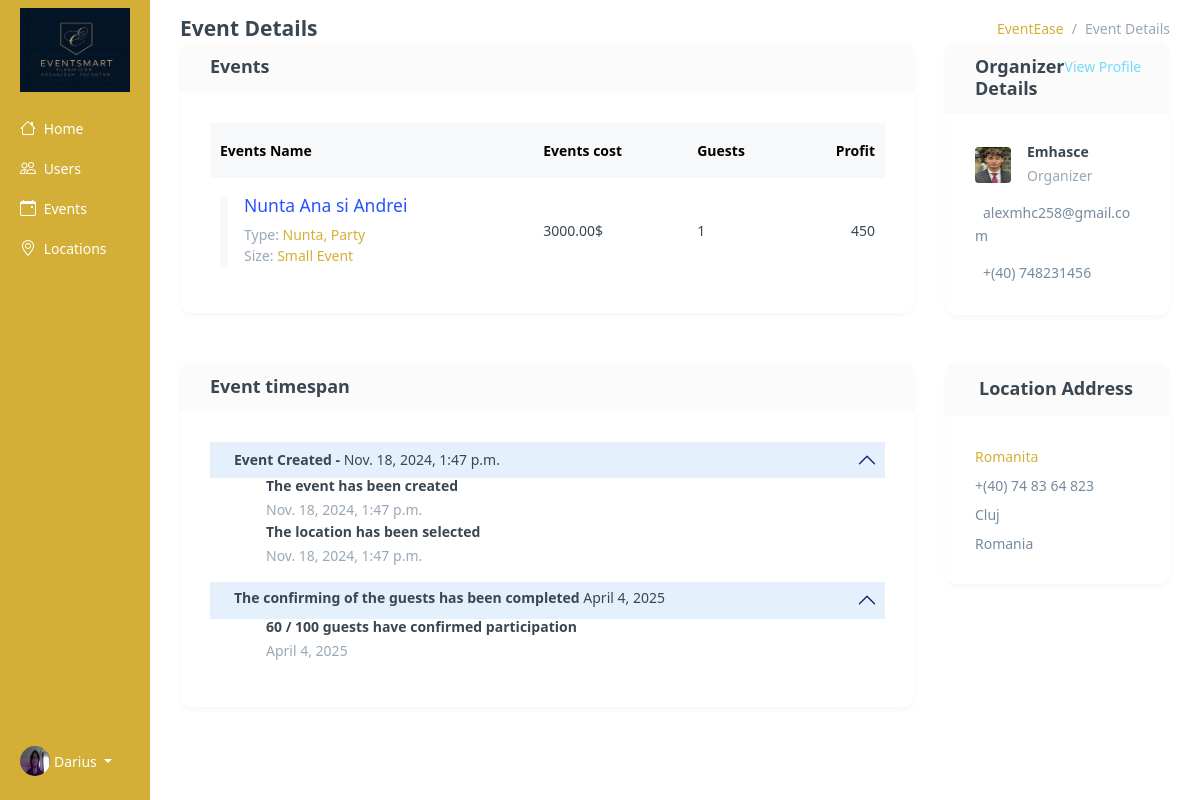
Before: /admin-view-event/Nunta Ana si Andrei/ (signed in) with the older database file.
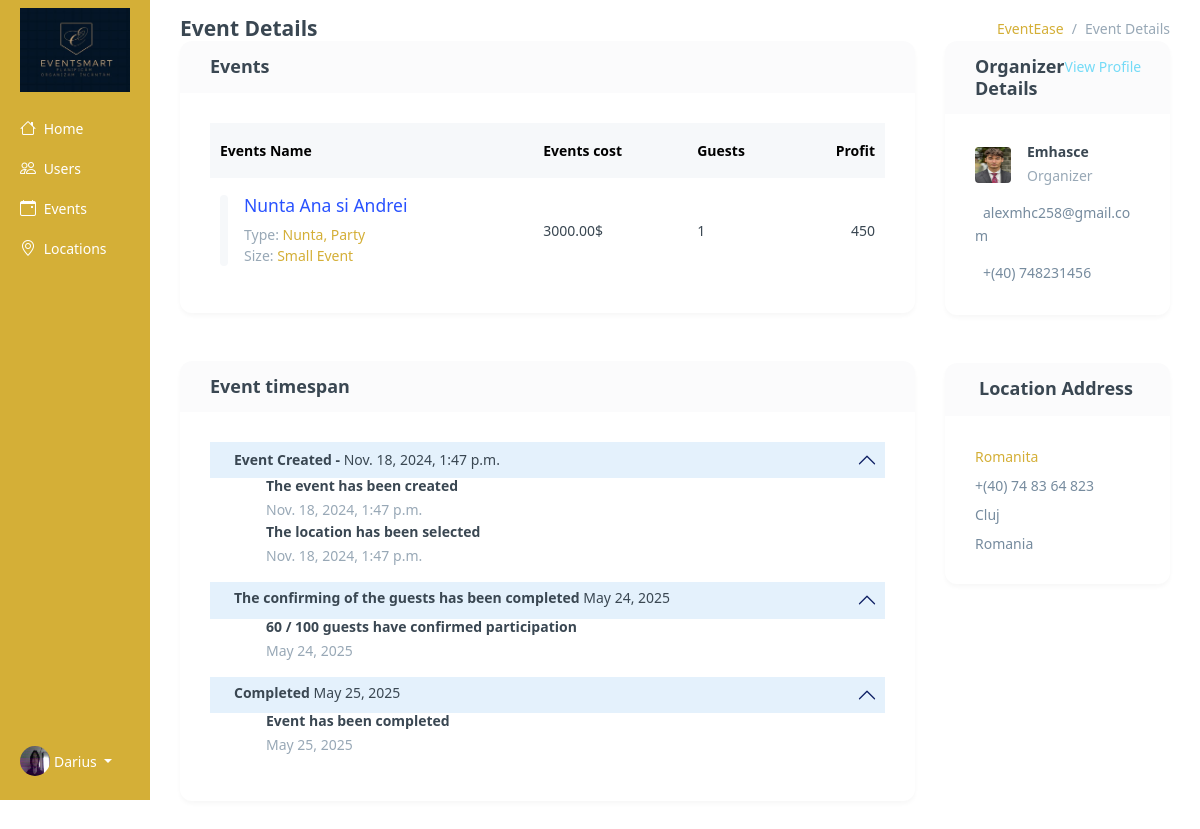
After: the same page with the newer database file.
### base/models.py (models this page shows, shortened)
class Event(models.Model):
    location = models.ForeignKey(Location, on_delete=models.SET_NULL, null=True, blank=True)
    event_name = models.CharField(max_length=100)
    event_date = models.DateField()
    event_time = models.TimeField()
    event_description = models.TextField(null=True, blank=True)
    created_at = models.DateTimeField(auto_now_add=True)
    guests = models.ManyToManyField(Guests, related_name='events', blank=True)
    completed = models.BooleanField(default=False)
    types = models.ManyToManyField(Type, blank=True)
    cost = models.DecimalField(max_digits=10, decimal_places=2, default=3000)
    updated_at = models.DateTimeField(auto_now=True)
    is_canceled = models.BooleanField(default=False)
    organized_by = models.ForeignKey(
        User,
        on_delete=models.CASCADE,
        related_name="organized_events",
        blank=True,
        null=True
    )

class Type(models.Model):
    name = models.CharField(max_length=100)
    def __str__(self):
        return self.name

class Profile(models.Model):
    user = models.ForeignKey(User, on_delete=models.CASCADE, null=True, blank=True)
    username = models.CharField(max_length=150, unique=True)
    password = models.CharField(max_length=128)
    email = models.EmailField()
    description = models.TextField(null=True, blank=True)
    photo = models.ImageField(upload_to='profile_photos/', null=True, blank=True, default="poze_invitati/male.jpg")
    approved = models.BooleanField(default=False)
    number = models.CharField(max_length=15,default="+(40) 748364823")
    age = models.IntegerField(default=20)
    first_name = models.CharField(null=True, blank=True,max_length=15)
    last_name = models.CharField(null=True, blank=True,max_length=15)
    location = models.CharField(null=True, blank=True,max_length=60)
    street = models.CharField(null=True, blank=True,max_length=100)
    zip_code = models.CharField(null=True, blank=True,max_length=10)
    facebook = models.CharField(null=True, blank=True,max_length=100)
    instagram = models.CharField(null=True, blank=True,max_length=100)
    work_link = models.CharField(null=True, blank=True,max_length=100)
    google_link = models.CharField(null=True, blank=True,max_length=100)
    country = models.CharField(null=True, blank=True,max_length=100)
    created_at = models.DateTimeField(auto_now_add=True)
    USER_TYPE_CHOICES = (
        ('admin', 'Admin'),
        ('organizer', 'Organizer'),
        ('guest', 'Guest'),
        ('staff', 'Staff')
    )
    user_type = models.CharField(
        max_length=20,
        choices=USER_TYPE_CHOICES,
        default='guest'
    )

### base/views.py (the view)
@login_required(login_url='login')
def admin_view_events(request, pk):
    if not request.user.is_superuser:
        return HttpResponseForbidden("You do not have permission to access this page.")
    event = Event.objects.get(event_name=pk)
    guests_count = event.guests.count()
    location = Location.objects.get(event=event)
    next_day = event.event_date + timedelta(days=1)
    context = {
        'next_day':next_day,
        'location':location,
        'event':event,
        'guests_count':guests_count
    }
    return render(request, 'base/admin-view-event.html', context)

### base/context_processors.py (called while the page is built)
def media_url(request):
    return {
        'MEDIA_URL': settings.MEDIA_URL
    }

### base/templates/base/admin-view-event.html (shortened to what the changed rows need)
{% extends 'main.html' %}
{% block content %}
<div class="container-fluid">
    <div class="row flex-nowrap">
        <div class="col py-3 events view">
            <div class="container-fluid">
                <div class="row">
                    <div class="col-xl-9">
                        <div class="card mb-5">
                            <div class="card-body">
                                <div class="table-responsive table-card">
                                    <table class="table table-nowrap align-middle table-borderless mb-0">
                                        <thead class="table-light text-muted">
                                            <tr>
                                                <th scope="col">Events Name</th>
                                                <th scope="col">Events cost</th>
                                                <th scope="col">Guests</th>
                                                <th scope="col" class="text-end">Profit</th>
                                            </tr>
                                        </thead>
                                        <tbody>
                                            <tr>
                                                <td>
                                                    <div class="d-flex">
                                                        <div class="flex-grow-1 ms-3">
                                                            <h5 class="fs-15"><a href="#" class="link-primary" style="color:#D4AF37;"> {{ event.event_name }} </a></h5>
                                                            <p class="text-muted mb-0">Type: <span class="fw-medium"> {{ event.types.all|join:", " }} </span></p>
                                                        </div>
                                                    </div>
                                                </td>
                                                <td> {{ event.cost }}$ </td>
                                                <td>{{ guests_count }}</td>
                                                <td class="fw-medium text-end">
                                                    {% widthratio event.cost 100 15 %}
                                                </td>
                                            </tr>
                                        </tbody>
                                    </table>
                                </div>
                            </div>
                        </div>
                        <div class="card">
                            <div class="card-body">
                                <div class="profile-timeline">
                                    <div class="accordion accordion-flush" id="accordionFlushExample">
                                        <div class="accordion-item border-0">
                                            <div class="accordion-header" id="headingOne">
                                                <a class="accordion-button p-2 shadow-none" data-bs-toggle="collapse" href="#collapseOne" aria-expanded="true" aria-controls="collapseOne">
                                                    <div class="d-flex align-items-center">
                                                        <div class="flex-grow-1 ms-3">
                                                            <h6 class="fs-15 mb-0 fw-semibold">Event Created - <span class="fw-normal"> {{ event.created_at }} </span></h6>
                                                        </div>
                                                    </div>
                                                </a>
                                            </div>
                                            <div id="collapseOne" class="accordion-collapse collapse show" aria-labelledby="headingOne" data-bs-parent="#accordionExample">
                                                <div class="accordion-body ms-2 ps-5 pt-0">
                                                    <h6 class="mb-1">The event has been created</h6>
                                                    <p class="text-muted">{{ event.created_at }}</p>
                                                    <h6 class="mb-1">The location has been selected</h6>
                                                    <p class="text-muted mb-0">{{ event.created_at }}</p>
                                                </div>
                                            </div>
                                        </div>
                                        <div class="accordion-item border-0">
                                            <div class="accordion-header" id="headingTwo">
                                                <a class="accordion-button p-2 shadow-none" data-bs-toggle="collapse" href="#collapseTwo" aria-expanded="false" aria-controls="collapseTwo">
                                                    <div class="d-flex align-items-center">
                                                        <div class="flex-grow-1 ms-3">
                                                            <h6 class="fs-15 mb-1 fw-semibold">The confirming of the guests has been completed <span class="fw-normal">{{ event.event_date }}</span></h6>
                                                        </div>
                                                    </div>
                                                </a>
                                            </div>
                                            <div id="collapseTwo" class="accordion-collapse collapse show" aria-labelledby="headingTwo" data-bs-parent="#accordionExample">
                                                <div class="accordion-body ms-2 ps-5 pt-0">
                                                    <h6 class="mb-1">60 / 100 guests have confirmed participation</h6>
                                                    <p class="text-muted mb-0">{{ event.event_date }}</p>
                                                </div>
                                            </div>
                                        </div>
                                        {% if event.completed == True %}
                                        <div class="accordion-item border-0">
                                            <div class="accordion-header" id="headingThree">
                                                <a class="accordion-button p-2 shadow-none" data-bs-toggle="collapse" href="#collapseThree" aria-expanded="false" aria-controls="collapseThree">
                                                    <div class="d-flex align-items-center">
                                                        <div class="flex-grow-1 ms-3">
                                                            <h6 class="fs-15 mb-1 fw-semibold">Completed <span class="fw-normal">{{ next_day }}</span></h6>
                                                        </div>
                                                    </div>
                                                </a>
                                            </div>
                                            <div id="collapseThree" class="accordion-collapse collapse show" aria-labelledby="headingThree" data-bs-parent="#accordionExample">
                                                <div class="accordion-body ms-2 ps-5 pt-0">
                                                    <h6 class="mb-1">Event has been completed</h6>
                                                    <p class="text-muted mb-0">{{ next_day }}</p>
                                                </div>
                                            </div>
                                        </div>
                                        {% endif %}
                                    </div>
                                </div>
                            </div>
                        </div>
                    </div>
                    <div class="col-xl-3">
                        <div class="card mb-5">
                            <div class="card-body">
                                <ul class="list-unstyled mb-0 vstack gap-3">
                                    <li>
                                        <div class="d-flex align-items-center">
                                            <div class="flex-shrink-0">
                                                <img style="width:3vw; height:3vw;" src="{{ event.organized_by.profile_set.first.photo.url }}" alt="" class="avatar-sm rounded material-shadow">
                                            </div>
                                            <div class="flex-grow-1 ms-3">
                                                <h6 class="fs-14 mb-1"> {{ event.organized_by }} </h6>
                                                <p class="text-muted mb-0">Organizer</p>
                                            </div>
                                        </div>
                                    </li>
                                    <li> {{ event.organized_by.profile_set.first.email }} </li>
                                    <li> {{ event.organized_by.profile_set.first.number }} </li>
                                </ul>
                            </div>
                        </div>
                    </div>
                </div>
            </div>
        </div>
    </div>
</div>
{% endblock content %}

Changed rows visible on the page:
changed Event "Nunta Ana si Andrei": event_date "April 4, 2025" → "May 24, 2025"; completed False → True (drawn)
Other visible differences:
{{ next_day }}: (not shown) → "May 25, 2025"
text now shown: "Completed Event has been completed"
